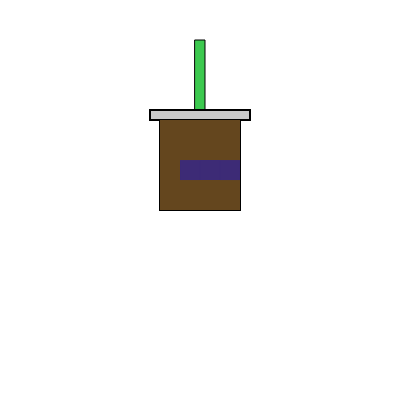
Frame 1 (no input)
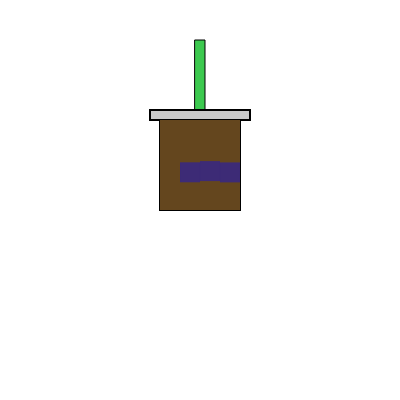
Frame 60 (no input)
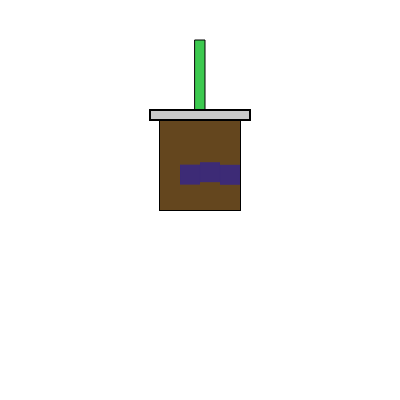
Frame 120 (the mouse pressed at the canvas centre since frame 60)

The p5.js sketch that drew these frames (run headless with seeded random() and noise() and a simulated clock; from frame 60 on, the mouse is pressed at the canvas centre):

// p5.js sketch
// ── sketch.js
let cupX;
let cupY;
let coffeeY; //starting y-coordinate of coffee rectangle
let coffeeHeight = 90; //starting height of coffee rectangle
let iceCubes = [];
let raindrops = [];
let lastTime;

function setup() {
  createCanvas(400, 400);
  background(255); //background to white

  //calculates cup position to center
  cupX = width / 2;
  cupY = height / 2;

  //sets starting y-coordinate of coffee rectangle
  coffeeY = cupY - 80;

  //makes ice cubes
  for (let i = 0; i < 3; i++) {
    iceCubes.push({
      x: cupX - 20 + i * 20,
      y: cupY - 40,
      meltingSpeed: random(0.01, 0.05), //slow melting speed for each cube
      melted: false
    });
  }

  //green straw
  fill(60, 201, 79); //green color for straw
  rect(cupX - 5, cupY - 160, 10, 100); //straw body
  
  lastTime = millis(); //stores the current time
}

function draw() {
  //plastic clear cup
  stroke(0); //black outline
  strokeWeight(2);
  fill(200); //light gray for cup
  rect(cupX - 50, cupY - 90, 100, 10); //cup lid
  rect(cupX - 40, cupY - 80, 80, 90); //cup body

  //decreases coffee level over time
  let currentTime = millis();
  if (currentTime - lastTime >= 1000 && coffeeHeight > 0) {
    //decreases coffee level by 1 unit every second
    coffeeHeight -= 1;
    coffeeY += 1; //movse coffee downward as it decreases
    lastTime = currentTime; //update lastTime
  }

  //draws coffee
  fill(100, 70, 30); //brown color for coffee
  noStroke();
  rect(cupX - 40, coffeeY, 80, coffeeHeight); //coffee inside the cup

  //updates and draws the ice cubes
  for (let i = 0; i < iceCubes.length; i++) {
    let cube = iceCubes[i];
    if (!cube.melted) {
      cube.y += cube.meltingSpeed;
      if (cube.y > cupY - 20) {
        cube.y = cupY - 20;
        cube.melted = true;
      }
    }
    if (cube.melted) {
      //makes the ice cube disappear
      iceCubes.splice(i, 1);
      i--;
    }
    fill(0, 0, 255, 100); //light blue color with transparency for ice cubes
    rect(cube.x, cube.y, 20, 20); //ice cube
  }

  //Craete and draws raindrops
  if (coffeeHeight > 0) {
    if (random(1) < 0.02) {
      let raindropX = random(cupX - 30, cupX + 30);
      let raindropY = cupY - 80;

      if (
        raindropY + 10 <= coffeeY &&
        raindropY < cupY - 80 + coffeeHeight
      ) {
        raindrops.push({
          x: raindropX,
          y: raindropY,
          length: random(10, 20),
          speed: random(0.1, 0.3)
        });
      }
    }
  }

  for (let i = raindrops.length - 1; i >= 0; i--) {
    let raindrop = raindrops[i];
    raindrop.y += raindrop.speed;

    if (raindrop.y > cupY - 80 + coffeeHeight) {
      //removes raindrops that reach the bottom of the coffee
      raindrops.splice(i, 1);
    } else {
      stroke(0, 100, 255); //light blue color for raindrops
      strokeWeight(2);
      line(raindrop.x, raindrop.y, raindrop.x, raindrop.y + raindrop.length);
    }
  }
}
